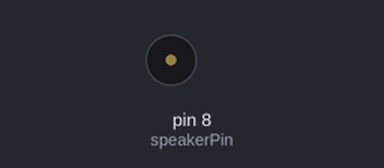
The sketch below on a simulated Arduino Uno, built with avr-gcc and run on an emulated ATmega328P. On the bench: buzzer (waves = sounding).

Above: at 0.9 s.
At 2.85 s:
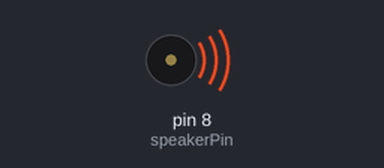
Timing chart, 0 to 3.1 s (numbered marks = the images above):
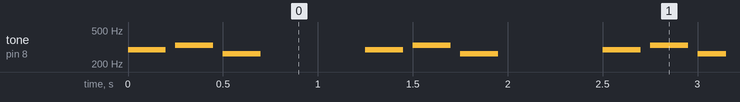

The sketch:

AWS2_9B_PiezoMelody.ino
```cpp
int speakerPin = 8;
void setup() {
    pinMode(speakerPin, OUTPUT);
}
void loop() {
    tone(speakerPin, 262, 200);
    tone(speakerPin, 294, 200); delay(250);
    tone(speakerPin, 330, 200); delay(250);
    tone(speakerPin, 262, 200); delay(500);
delay(250);
}
```

Measured:
- by itself, tone on pin 8 (speakerPin): repeats every 1.3 s: silent 0.05 s, 330 Hz 0.20 s, silent 0.05 s, 262 Hz 0.20 s, silent 0.55 s, 294 Hz 0.20 s
